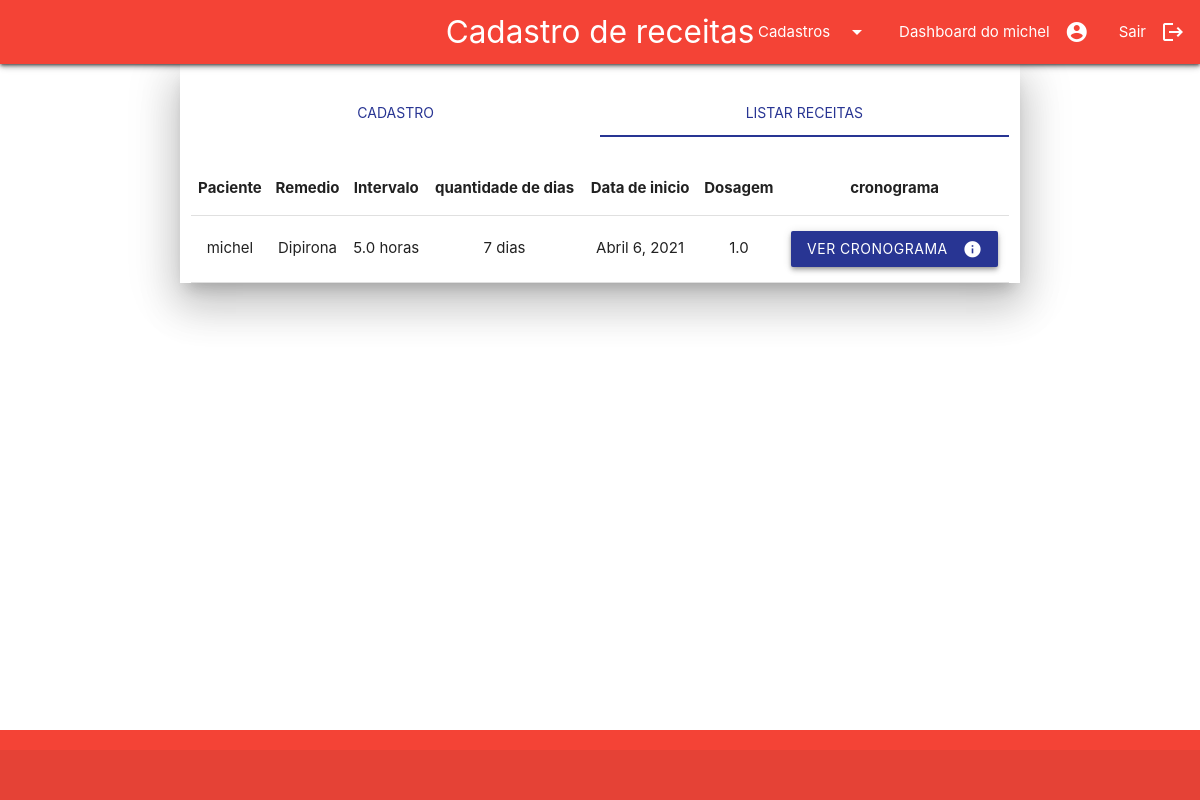
The app's page /cadastro/registrar-receita/ (signed in), older data.
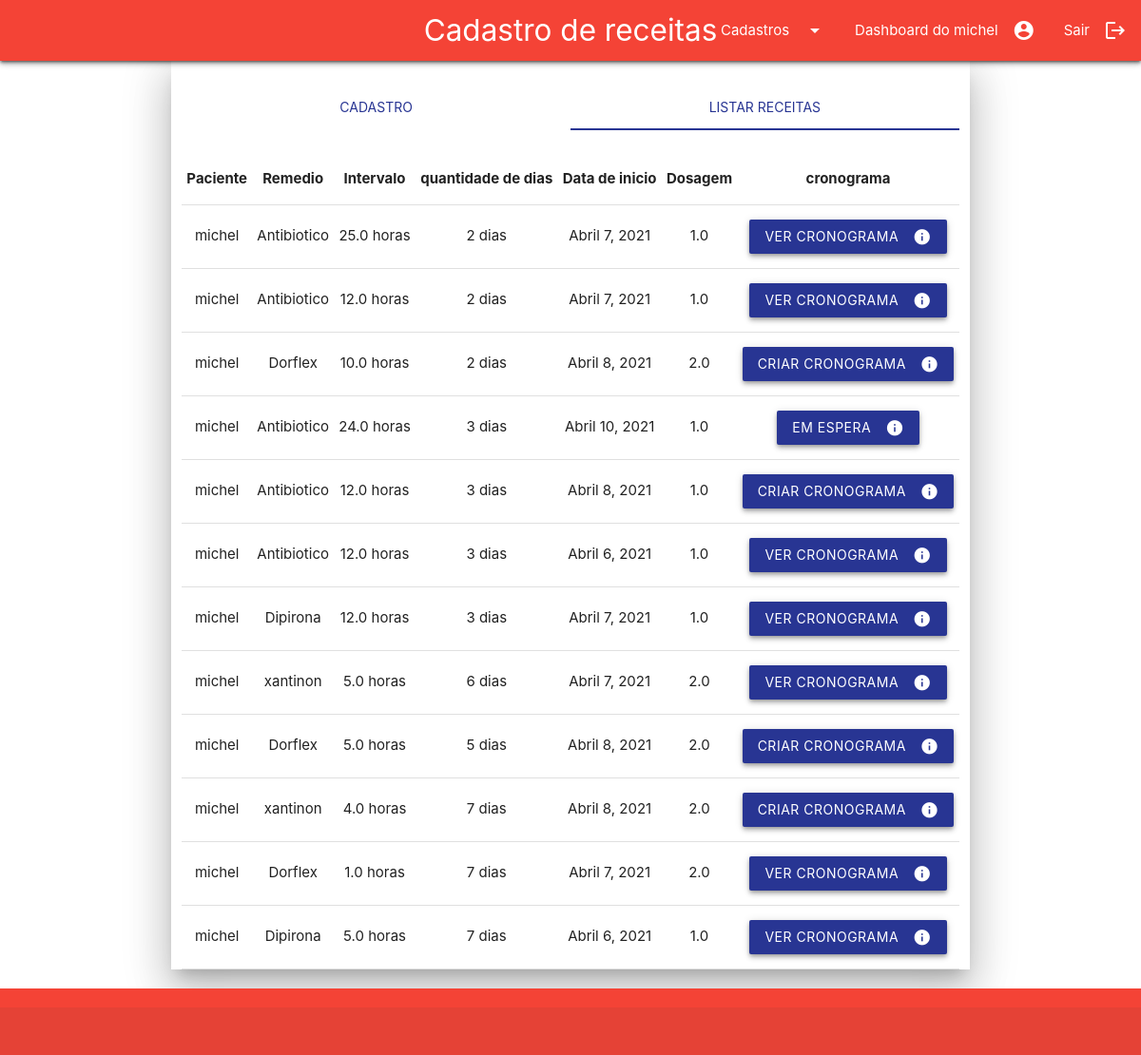
The same page, newer data.
### cadastro/models.py (models this page shows, shortened)
class Receita(models.Model):
    pessoa = models.ForeignKey(
        Pessoa,
        on_delete = models.CASCADE,
        verbose_name = "Nome do paciente",
    )
    remedio = models.ForeignKey(
        Remedio,
        on_delete = models.CASCADE,
        verbose_name = "Nome do remedio",
    )
    quantidade_dias = models.IntegerField(
        verbose_name = "Total de dias",
        help_text = "total de dias que será consumido o remédio",
        default = 0,
    )
    intervalo = models.FloatField(
        verbose_name = "Intervalo de tempo em horas",
        blank = False,
        null = False,
    )
    data_inicio = models.DateField(
        verbose_name="Data de inicio para tomar o remédio",
        auto_now= False,
        blank = True,
        null = True,
    )
    dosagem = models.FloatField(
        verbose_name = "Dosagem do Remédio",
        blank = False,
        null = False,
    )
    class Meta:
        verbose_name = "Receita"
        verbose_name_plural = "Receitas"
        db_table = "receita"

class Pessoa(AbstractBaseUser,PermissionsMixin):
    nome_completo = models.CharField(
        verbose_name = "Nome completo",
        max_length = 194,
        null = True,
        blank = True,
    )
    cpf = models.CharField(
        verbose_name= "CPF",
        max_length = 14,
        unique = True
    )
    data_nascimento = models.DateField(
        verbose_name="Data de nascimento",
        auto_now=False,
        auto_now_add=False,
        null = True,
        blank = True,
    )
    email = models.EmailField(
        verbose_name="E-mail",
        max_length = 194,
        unique = True,
        null = True,
        blank = True,
    )
    horario_criacao = models.DateTimeField(
        verbose_name= "Horário de criação",
        auto_now_add = True,
        null = True,
        blank = True,
    )
    is_active = models.BooleanField(
        verbose_name="Usuário está ativo",
        default=True,
    )
    is_staff  = models.BooleanField(
        verbose_name="Usuário é da equipe de desenvolvimento",
        default= False,
    )
    is_superuser = models.BooleanField(
        verbose_name= "Usuário é um superusuario",
        default=False,
    )
    USERNAME_FIELD = "cpf"
    objects = UsuarioManager()
    class Meta:
        verbose_name = "Pessoa"
        db_table = "pessoa"
    def __str__(self):
        return self.nome_completo

class Remedio(models.Model):
    nome_completo = models.CharField(
        verbose_name = "Nome completo",
        max_length = 194,
    )
    descricao = models.TextField(
        verbose_name = "Descricao",
        max_length = 350,
    )
    class Meta:
        verbose_name = "Remedio"
        verbose_name_plural = "Remedios"
        db_table = "remedio"
    def __str__(self):
        return self.nome_completo

### cadastro/views.py (the view, shortened to what this page needs)
# urls.py: path('registrar-receita/', views.registrar_receita, name="registrar_receita"),
@login_required
def registrar_receita(request):
    horario_atual = timezone.now()
    data_atual = horario_atual.date()
    objPessoa = Pessoa.objects.get(pk=request.user.id)
    primeiro_nome = objPessoa.nome_completo.split(None, 1)[0]
    form = Receitaform
    list_receitas = Receita.objects.filter(pessoa=objPessoa).order_by("-pk")
    listReceitas = []
    for q in list_receitas:
        try:
            objAgenda = Agenda_receita.objects.get(receita=q)
        except Agenda_receita.DoesNotExist:
            objAgenda = None
        obj = {
            "Receita":q,
            "Agenda":objAgenda,
        }
        listReceitas.append(obj)
    context = {
        "nome_pagina" : "Cadastro de receitas",
        "list_receitas" : listReceitas,
        "form" : form,
        "usuario" : primeiro_nome,
        "data_atual" : data_atual,
    }
    return render(request,"cadastro_receita.html",context)

### templates/cadastro_receita.html (shortened to what this page needs)
{%extends "base_usuario.html"%}
{% load materializecss %}
{%block conteudo%}
<main>
    <div class="container z-depth-5">
        <div class="row">
            <div class="col s12">
                <ul class="tabs">
                    <li class="tab col s6"><a  href="#cadastro">Cadastro</a></li>
                    <li class="tab col s6"><a class="active" href="#listar">Listar receitas</a></li>
                </ul>
            </div>
            <div id="listar" class="col s12">
                <table class="centered responsive-table highlight">
                    <thead>
                        <tr>
                            <th>Paciente</th>
                            <th>Remedio</th>
                            <th>Intervalo</th>
                            <th>quantidade de dias</th>
                            <th>Data de inicio</th>
                            <th>Dosagem</th>
                            <th>cronograma</th>
                        </tr>
                    </thead>
                    <tbody>
                    {%for obj in list_receitas%}
                        <tr>
                            <td>{{obj.Receita.pessoa}}</td>
                            <td>{{obj.Receita.remedio}}</td>
                            <td>{{obj.Receita.intervalo}} horas</td>
                            <td>{{obj.Receita.quantidade_dias}} dias</td>
                            <td>{{obj.Receita.data_inicio}}</td>
                            <td>{{obj.Receita.dosagem}}</td>
                            <td>
                                {% if obj.Agenda %}
                                    <a class="btn waves-effect indigo darken-3 z-depth-2 "
                                    href="{% url 'dosagem_usuario' obj.Receita.id %}" >
                                    <i class="material-icons right">info</i>
                                    Ver cronograma
                                    </a>
                                {% else %}
                                    {%if obj.Receita.data_inicio <= data_atual %}
                                    <a class="btn waves-effect indigo darken-3 z-depth-2 "
                                    href="{% url 'configura_horario_dosagem' obj.Receita.id %}" >
                                    <i class="material-icons right">info</i>
                                    criar cronograma
                                    </a>
                                    {%else%}
                                    <a  onclick="M.toast({html: 'você só pode começar a tomar dia {{obj.Receita.data_inicio}}'})"
                                     class="btn waves-effect indigo darken-3 z-depth-2 " >
                                    <i class="material-icons right">info</i>
                                    Em espera
                                    </a>
                                    {%endif%}
                                {% endif %}
                            </td>
                        </tr>
                    {%endfor%}
                    </tbody>
                  </table>
            </div>
        </div>
    </div>
</main>
{%endblock conteudo%}

Row changes from the older to the newer data that the page shows:
added Receita: Receita.pessoa "michel", Receita.remedio "Antibiotico", Receita.intervalo "25.0", Receita.quantidade_dias "2", Receita.data_inicio "Abril 7, 2021", Receita.dosagem "1.0", shows "VER CRONOGRAMA"
added Receita: Receita.pessoa "michel", Receita.remedio "Antibiotico", Receita.intervalo "12.0", Receita.quantidade_dias "2", Receita.data_inicio "Abril 7, 2021", Receita.dosagem "1.0", shows "VER CRONOGRAMA"
added Receita: Receita.pessoa "michel", Receita.remedio "Dorflex", Receita.intervalo "10.0", Receita.quantidade_dias "2", Receita.data_inicio "Abril 8, 2021", Receita.dosagem "2.0", shows "CRIAR CRONOGRAMA"
added Receita: Receita.pessoa "michel", Receita.remedio "Antibiotico", Receita.intervalo "24.0", Receita.quantidade_dias "3", Receita.data_inicio "Abril 10, 2021", Receita.dosagem "1.0"
added Receita: Receita.pessoa "michel", Receita.remedio "Antibiotico", Receita.intervalo "12.0", Receita.quantidade_dias "3", Receita.data_inicio "Abril 8, 2021", Receita.dosagem "1.0", shows "CRIAR CRONOGRAMA"
added Receita: Receita.pessoa "michel", Receita.remedio "Antibiotico", Receita.intervalo "12.0", Receita.quantidade_dias "3", Receita.data_inicio "Abril 6, 2021", Receita.dosagem "1.0", shows "VER CRONOGRAMA"
added Receita: Receita.pessoa "michel", Receita.remedio "Dipirona", Receita.intervalo "12.0", Receita.quantidade_dias "3", Receita.data_inicio "Abril 7, 2021", Receita.dosagem "1.0", shows "VER CRONOGRAMA"
added Receita: Receita.pessoa "michel", Receita.remedio "xantinon", Receita.intervalo "5.0", Receita.quantidade_dias "6", Receita.data_inicio "Abril 7, 2021", Receita.dosagem "2.0", shows "VER CRONOGRAMA"
added Receita: Receita.pessoa "michel", Receita.remedio "Dorflex", Receita.intervalo "5.0", Receita.quantidade_dias "5", Receita.data_inicio "Abril 8, 2021", Receita.dosagem "2.0", shows "CRIAR CRONOGRAMA"
added Receita: Receita.pessoa "michel", Receita.remedio "xantinon", Receita.intervalo "4.0", Receita.quantidade_dias "7", Receita.data_inicio "Abril 8, 2021", Receita.dosagem "2.0", shows "CRIAR CRONOGRAMA"
added Receita: Receita.pessoa "michel", Receita.remedio "Dorflex", Receita.intervalo "1.0", Receita.quantidade_dias "7", Receita.data_inicio "Abril 7, 2021", Receita.dosagem "2.0", shows "VER CRONOGRAMA"
